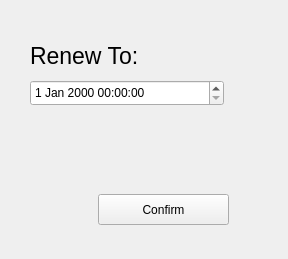
<?xml version="1.0" encoding="UTF-8"?>
<ui version="4.0">
 <class>Renew</class>
 <widget class="QWidget" name="Renew">
  <property name="geometry">
   <rect>
    <x>0</x>
    <y>0</y>
    <width>288</width>
    <height>259</height>
   </rect>
  </property>
  <property name="windowTitle">
   <string>Form</string>
  </property>
  <widget class="QDateTimeEdit" name="dateTimeEdit">
   <property name="geometry">
    <rect>
     <x>30</x>
     <y>80</y>
     <width>194</width>
     <height>26</height>
    </rect>
   </property>
  </widget>
  <widget class="QLabel" name="label">
   <property name="geometry">
    <rect>
     <x>30</x>
     <y>40</y>
     <width>211</width>
     <height>31</height>
    </rect>
   </property>
   <property name="font">
    <font>
     <pointsize>17</pointsize>
    </font>
   </property>
   <property name="text">
    <string>Renew To:</string>
   </property>
  </widget>
  <widget class="QPushButton" name="confirmButton">
   <property name="geometry">
    <rect>
     <x>98</x>
     <y>194</y>
     <width>131</width>
     <height>31</height>
    </rect>
   </property>
   <property name="text">
    <string>Confirm</string>
   </property>
  </widget>
 </widget>
 <resources/>
 <connections/>
</ui>
